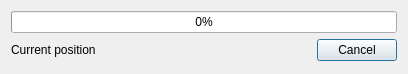
<?xml version="1.0" encoding="UTF-8"?>
<ui version="4.0">
 <class>FileAdditionProgressDialog</class>
 <widget class="QDialog" name="FileAdditionProgressDialog">
  <property name="geometry">
   <rect>
    <x>0</x>
    <y>0</y>
    <width>400</width>
    <height>74</height>
   </rect>
  </property>
  <property name="sizePolicy">
   <sizepolicy hsizetype="Fixed" vsizetype="Fixed">
    <horstretch>0</horstretch>
    <verstretch>0</verstretch>
   </sizepolicy>
  </property>
  <property name="maximumSize">
   <size>
    <width>400</width>
    <height>74</height>
   </size>
  </property>
  <property name="windowTitle">
   <string>Preparing Files</string>
  </property>
  <layout class="QVBoxLayout" name="verticalLayout">
   <item>
    <widget class="QProgressBar" name="progressBar">
     <property name="value">
      <number>0</number>
     </property>
     <property name="orientation">
      <enum>Qt::Horizontal</enum>
     </property>
     <property name="invertedAppearance">
      <bool>false</bool>
     </property>
     <property name="textDirection">
      <enum>QProgressBar::TopToBottom</enum>
     </property>
    </widget>
   </item>
   <item>
    <layout class="QHBoxLayout" name="horizontalLayout">
     <item>
      <widget class="QLabel" name="label">
       <property name="sizePolicy">
        <sizepolicy hsizetype="Fixed" vsizetype="Fixed">
         <horstretch>0</horstretch>
         <verstretch>0</verstretch>
        </sizepolicy>
       </property>
       <property name="minimumSize">
        <size>
         <width>300</width>
         <height>0</height>
        </size>
       </property>
       <property name="maximumSize">
        <size>
         <width>200</width>
         <height>16777215</height>
        </size>
       </property>
       <property name="text">
        <string>Current position</string>
       </property>
      </widget>
     </item>
     <item>
      <widget class="QDialogButtonBox" name="buttonBox">
       <property name="sizePolicy">
        <sizepolicy hsizetype="Fixed" vsizetype="Fixed">
         <horstretch>0</horstretch>
         <verstretch>0</verstretch>
        </sizepolicy>
       </property>
       <property name="orientation">
        <enum>Qt::Horizontal</enum>
       </property>
       <property name="standardButtons">
        <set>QDialogButtonBox::Cancel</set>
       </property>
      </widget>
     </item>
    </layout>
   </item>
  </layout>
 </widget>
 <resources/>
 <connections>
  <connection>
   <sender>buttonBox</sender>
   <signal>accepted()</signal>
   <receiver>FileAdditionProgressDialog</receiver>
   <slot>accept()</slot>
   <hints>
    <hint type="sourcelabel">
     <x>248</x>
     <y>254</y>
    </hint>
    <hint type="destinationlabel">
     <x>157</x>
     <y>274</y>
    </hint>
   </hints>
  </connection>
  <connection>
   <sender>buttonBox</sender>
   <signal>rejected()</signal>
   <receiver>FileAdditionProgressDialog</receiver>
   <slot>reject()</slot>
   <hints>
    <hint type="sourcelabel">
     <x>316</x>
     <y>260</y>
    </hint>
    <hint type="destinationlabel">
     <x>286</x>
     <y>274</y>
    </hint>
   </hints>
  </connection>
 </connections>
</ui>
